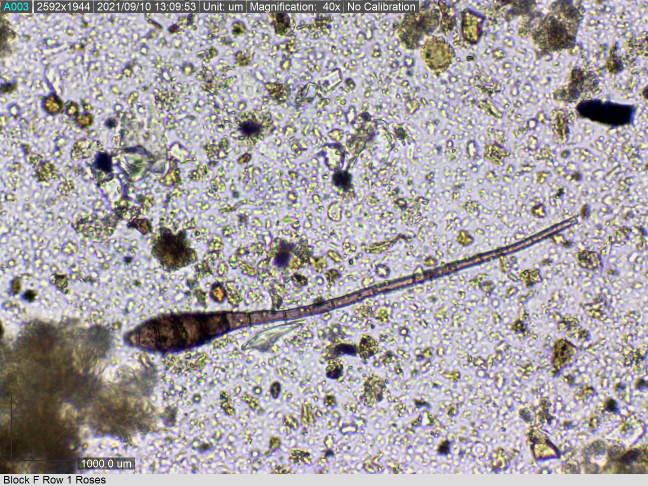
#> input picture fine-art/src/fungal-hypha-lee-kirk.jpg, 1296 x 972 px (shown at 1/2 size); its folder holds only this picture in this run
$ python litter.py
#> lines starting #> are read from the running program, lines starting #| are printed output that depends on the picture; after the words box and inside, x2 and y2 are one past the last pixel; in counts of white or black regions, pixels touching at a corner belong together
"""Litter layer: a panel of narrow strips in rows, each strip cut once or twice on the diagonal; every piece is a crop
of a student micrograph toned in a dried-leaf earth colour. Mounted on a wall with a shadow."""
import os, glob
import numpy as np
from PIL import Image, ImageOps, ImageDraw, ImageFilter
from scipy import ndimage as ndi

HERE = os.path.dirname(os.path.abspath(__file__))
SRC = sorted(glob.glob(os.path.join(HERE, "src", "*.jpg")))
OUT = os.path.join(HERE, "out", "litter")
EARTH = [(170, 96, 64), (196, 150, 104), (150, 128, 110), (214, 190, 160), (128, 104, 92), (160, 140, 150), (182, 120, 80),
         (150, 156, 120), (226, 214, 190), (110, 90, 80), (196, 170, 140), (140, 120, 140)]


def tex(rng, w, h, col):
    im = Image.open(SRC[rng.integers(len(SRC))]).convert("L")
    z = rng.uniform(.15, .4); W0, H0 = im.size; cw, ch = W0 * z, W0 * z * h / max(w, 1)
    ch = min(ch, H0 - 1); x0, y0 = rng.uniform(0, W0 - cw), rng.uniform(0, H0 - ch)
    g = np.asarray(ImageOps.autocontrast(im.crop((int(x0), int(y0), int(x0 + cw), int(y0 + ch))).resize((w, h)), cutoff=2), np.float32) / 255
    g = (g - ndi.gaussian_filter(g, 20)) * .9
    c = np.array(col, np.float32) * (1 + g[..., None] * .55) * rng.uniform(.9, 1.06)
    return np.clip(c, 0, 255)


def panel(seed, W=1200, H=1800, rows=5, cols=13):
    rng = np.random.default_rng(seed)
    img = np.zeros((H, W, 3), np.float32); rh = H / rows; cw = W / cols
    for r in range(rows):
        x = 0.0
        while x < W - 2:
            w = cw * rng.choice([.7, 1, 1, 1.3])
            x0, x1, y0, y1 = int(x), int(min(W, x + w)), int(r * rh), int((r + 1) * rh)
            sw, sh = x1 - x0, y1 - y0
            if sw < 4: break
            # split the strip by 0-2 diagonal cuts into pieces, each its own texture
            cuts = sorted(rng.uniform(.15, .85, rng.integers(0, 3)))
            yy, xx = np.mgrid[0:sh, 0:sw]
            region = np.zeros((sh, sw), int)
            for k, c in enumerate(cuts):
                tilt = rng.uniform(-.9, .9) * sh * .4
                line = c * sh + tilt * (xx / max(sw, 1) - .5)
                region[yy > line] = k + 1
            out = np.zeros((sh, sw, 3), np.float32)
            for k in range(len(cuts) + 1):
                t = tex(rng, sw, sh, EARTH[rng.integers(len(EARTH))]); out[region == k] = t[region == k]
            edge = (np.abs(np.diff(region, axis=0, prepend=region[:1])) > 0)
            out[edge] *= .7
            out[:, :2] *= .75; out[:2] *= .8
            img[y0:y1, x0:x1] = out
            x += w
    return Image.fromarray(np.clip(img, 0, 255).astype(np.uint8))


def mount(p):
    W, H = p.width + 500, p.height + 500
    wall = Image.new("RGB", (W, H), (240, 239, 236))
    sh = Image.new("L", (W, H), 0); ImageDraw.Draw(sh).rectangle((260, 290, 260 + p.width, 290 + p.height), fill=120)
    wall.paste((170, 168, 164), (0, 0), sh.filter(ImageFilter.GaussianBlur(25)))
    wall.paste(p, (250, 250)); return wall


if __name__ == "__main__":
    os.makedirs(OUT, exist_ok=True)
    ims = [mount(panel(s)) for s in (1, 2, 3)]
#> in panel, `edge = (np.abs(np.diff(region, axis=0, prepend=region[:1])) > 0)`:
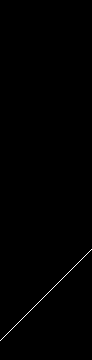
#> edge: shape (360, 92) bool; 0.28% white in thin lines or dots, all inside (x1, y1, x2, y2) = (0, 249, 92, 341)
#> in panel, `edge = (np.abs(np.diff(region, axis=0, prepend=region[:1])) > 0)`: region: shape (360, 92) int64; values 0 (black) and 1 (white), 18.2% white; 1 white region, box (x1, y1, x2, y2) and area: (0, 249, 92, 360) 6026
#> in panel, `out[edge] *= .7`:
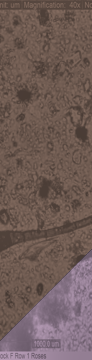
#> out: shape (360, 92, 3) float32; mean of channels 0, 1, 2 112.1, 92.7, 88.4; drawn as R, G, B
#> in panel, `out[:, :2] *= 0.75`: out: shape (360, 92, 3) float32; 2.17% of pixels changed, all inside (x1, y1, x2, y2) = (0, 0, 2, 360)
#> in panel, `out[:2] *= 0.8`: out: shape (360, 92, 3) float32; mean of channels 0, 1, 2 111.5, 92.2, 87.9
#> in panel, `img[y0:y1, x0:x1] = out`:
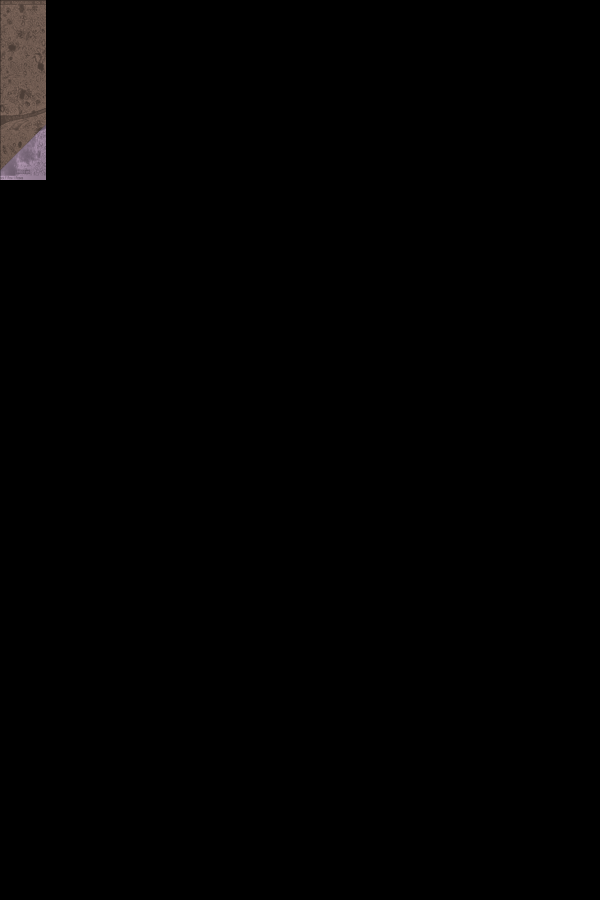
#> img: shape (1800, 1200, 3) float32 (shown at 1/2 size); mean of channels 0, 1, 2 1.7, 1.4, 1.3; drawn as R, G, B
#> in panel, `return Image.fromarray(np.clip(img, 0, 255).astype(np.uint8))`:
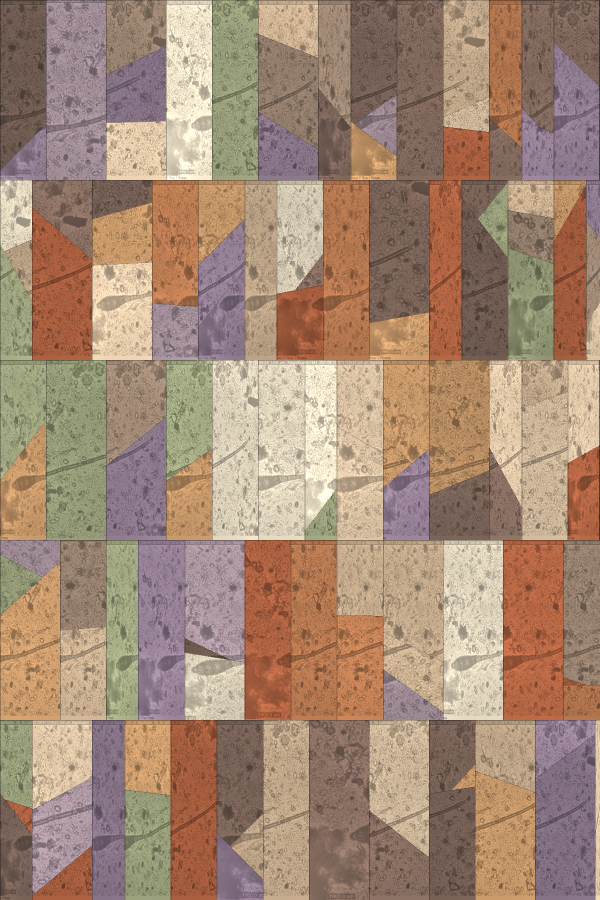
#> returned value: PIL image 1200x1800 RGB (shown at 1/2 size); mean R, G, B 164.3, 136.5, 116
#> in mount, `W, H = p.width + 500, p.height + 500`: W = 1700; H = 2300
#> in mount, `sh = Image.new('L', (W, H), 0)`: sh: PIL image 1700x2300 L; every value is 0
#> in mount, `ImageDraw.Draw(sh).rectangle((260, 290, 260 + p.width, 290 + p.height)`: sh: PIL image 1700x2300 L; values 0 (black) and 120 (white), 55.3% white; 1 black region, box (x1, y1, x2, y2) and area: (0, 0, 1700, 2300) 1746999
#> in mount, `wall.paste(p, (250, 250))`:
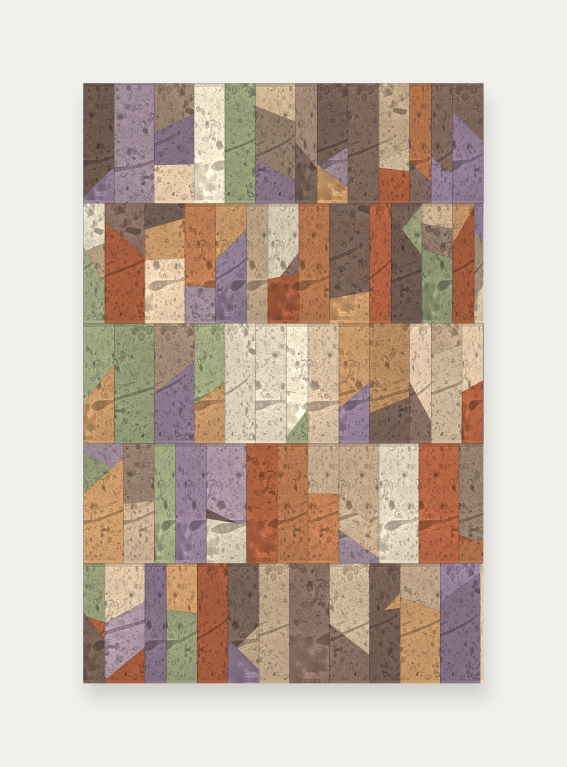
#> wall: PIL image 1700x2300 RGB (shown at 1/3 size); mean R, G, B 197.4, 181.6, 169
#> call 2 of panel, with seed = 2, W = 1200, H = 1800, rows = 5, cols = 13
#> in panel (call 2), `w = cw * rng.choice([.7, 1, 1, 1.3])`: w = 120
#> in panel (call 2), `x0, x1, y0, y1 = int(x), int(min(W, x + w)), int(r * rh), int((r + 1) ..`: y0 = 0; y1 = 360
#> in panel (call 2), `sw, sh = x1 - x0, y1 - y0`: sw = 120
#> in panel (call 2), `cuts = sorted(rng.uniform(.15, .85, rng.integers(0, 3)))`: cuts = []
#> in panel (call 2), `yy, xx = np.mgrid[0:sh, 0:sw]`:
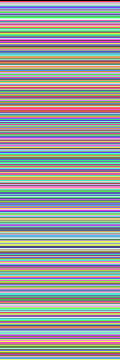
#> yy: shape (360, 120) int64; 360 distinct labels, from 0 to 359; one colour per label, 0 black
#> after the loop in panel (call 2), `for k, c in enumerate(cuts):`: region: shape (360, 120) int64; every value is 0
#> in panel (call 2), `t = tex(rng, sw, sh, EARTH[rng.integers(len(EARTH))])`:
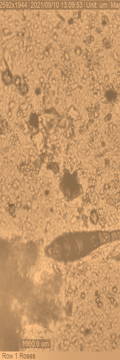
#> t: shape (360, 120, 3) float32; mean R, G, B 199.2, 152.5, 105.7
#> in panel (call 2), `x += w`: x = 120
#> ims = 3 items
    for i, im in enumerate(ims): im.save(os.path.join(OUT, f"litter-{i + 1}.png"))
#> this loop made 3 passes
    sh = Image.new("RGB", (3 * 510 + 10, 710), "#fff")
    for i, im in enumerate(ims): sh.paste(im.resize((500, 700)), (10 + i * 510, 5))
    sh.save(os.path.join(OUT, "contact.jpg"), quality=90)
